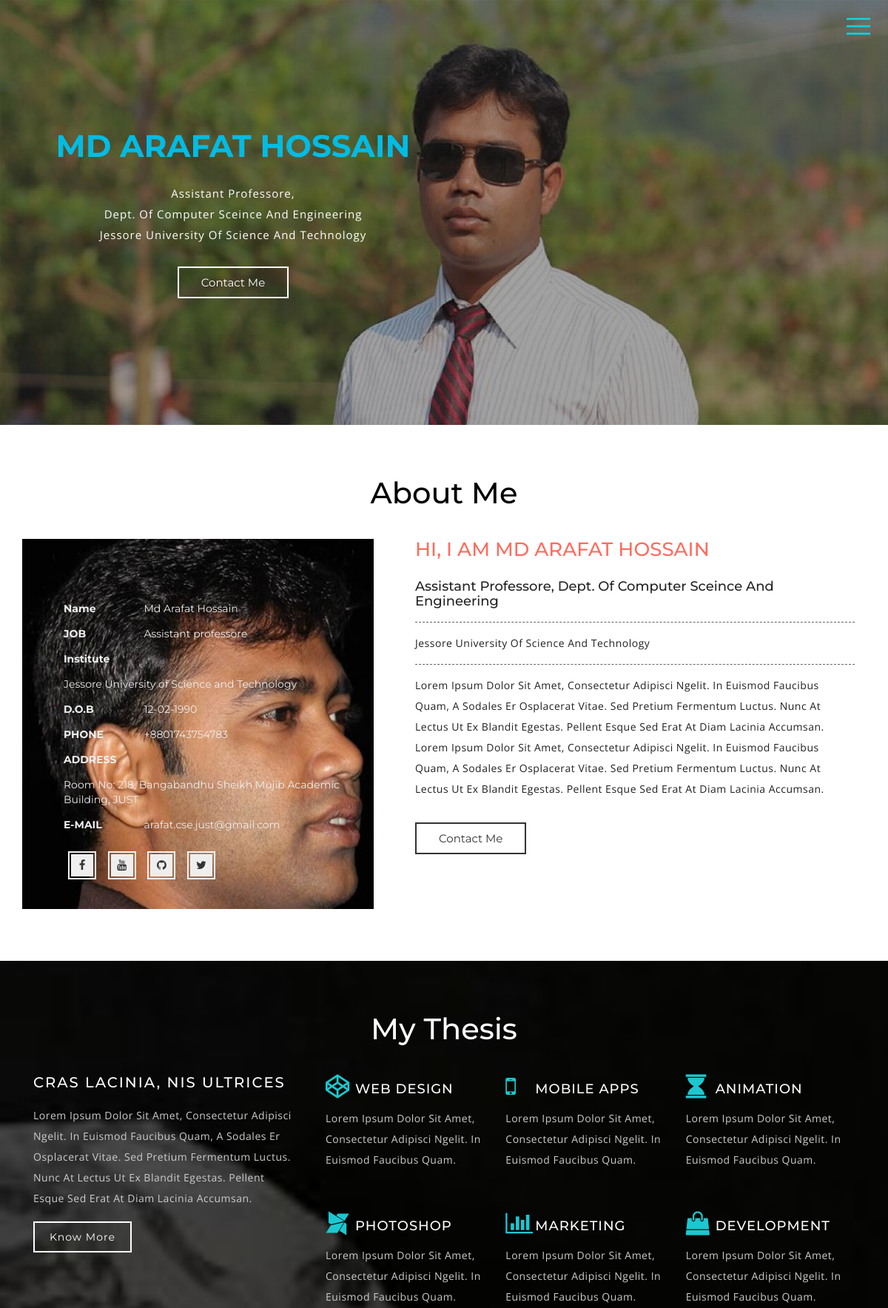
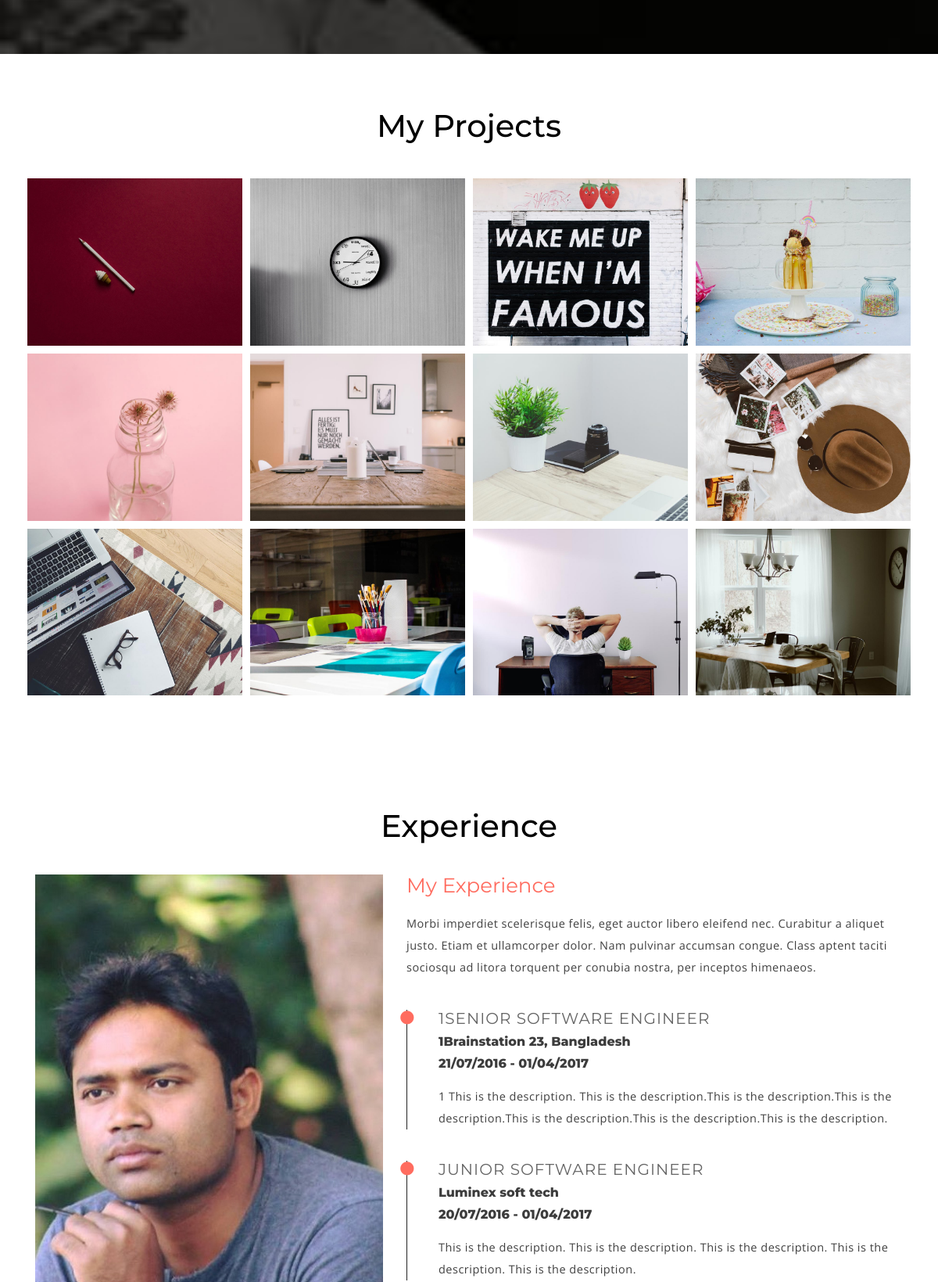
Page /website/index.php (upper part) on the committed database (2 pictures, top to bottom).
### tables this page shows
CREATE TABLE `about_me` (
  `id` int(11) NOT NULL,
  `name` varchar(50) NOT NULL,
  `image` varchar(255) NOT NULL,
  `position` varchar(100) NOT NULL,
  `institute` varchar(255) NOT NULL,
  `dept` varchar(255) NOT NULL,
  `dob` varchar(50) NOT NULL,
  `phone` varchar(255) NOT NULL,
  `email` varchar(255) NOT NULL,
  `address` varchar(255) NOT NULL,
  `about` text NOT NULL,
  `fb_link` varchar(255) NOT NULL,
  `yt_link` varchar(255) NOT NULL,
  `git_link` varchar(255) NOT NULL,
  `tw_link` varchar(255) NOT NULL
);

CREATE TABLE `experience` (
  `id` int(11) NOT NULL,
  `position` varchar(255) NOT NULL,
  `institution` varchar(255) NOT NULL,
  `from_to` varchar(255) NOT NULL,
  `description` text NOT NULL
);

### website/admin/lib/Database.php (called while the page is built, shortened)
<?php
Class Database{
	public $host   = DB_HOST;
	public $user   = DB_USER;
	public $pass   = DB_PASS;
	public $dbname = DB_NAME;
	public $link;
	private function connectDB(){
	$this->link = new mysqli($this->host, $this->user, $this->pass, $this->dbname);
 }
	public function select($query){
		$result = $this->link->query($query) or die($this->link->error.__LINE__);
		if($result->num_rows > 0){
			return $result;
		} else {
			return false;
		}
	}
}

### website/index.php (the view, shortened to what this page needs)
<?php include '/admin/lib/Database.php'; ?>
<?php
    $db = new Database();
?>
<!DOCTYPE html>
<html lang="en">
<head>
<link type="text/css" rel="stylesheet" href="css/cm-overlay.css" />
<link href="css/jquery.fatNav.css" rel="stylesheet" type="text/css">
<link rel="stylesheet" href="css/flexslider.css" type="text/css" media="screen" />
<link rel="stylesheet" href="css/lightbox.css">
	<link rel="stylesheet" href="css/bootstrap.min.css" type="text/css" media="all">
	<link rel="stylesheet" href="css/font-awesome.min.css" />
	<link rel="stylesheet" href="css/style.css" type="text/css" media="all">
</head>
<body id="home">
<div class="w3l-banner">
<div class="wthree-dot">
		<div class="container">
			<div class="flexslider-info">
				<section class="slider col-md-6">
					<div class="flexslider">
						<ul class="slides">
							<li>
							<?php
								$query = "SELECT * FROM about_me WHERE id='1'";
								$data = $db->select($query);
								if($data){
									$result = mysqli_fetch_array($data);
							?>
							<div class="w3l-info">
								<h1><span><?php echo $result['name']; ?></span></h1>
								<p><?php echo $result['position']; ?>,<br/>
								<?php echo $result['dept']; ?><br/>
								<?php echo $result['institute']; ?></p>
								<ul>
									<li><a href="#contact" class="scroll w3l_contact">Contact Me</a></li>
								</ul>
							</div>
						<?php } ?>
							</li>
						</ul>
					</div>
				</section>
				<div class="clearfix"></div>
			</div>
		</div>
	</div>
</div>
<div class="about" id="about">
	<div class="container">
		<h3 class="text-center">About Me</h3>
	<?php
		$query = "SELECT * FROM about_me WHERE id='1'";
		$data = $db->select($query);
		if($data){
			$result = mysqli_fetch_array($data);
	?>
		<div class="col-md-5 about_left">
			<ul class="address">
				<li>
					<ul class="agileits-address-text ">
						<li><b>Name</b></li>
						<li><?php echo $result['name']; ?></li>
					</ul>
				</li>
				<li>
					<ul class="agileits-address-text">
						<li><b>JOB</b></li>
						<li><?php echo $result['position']; ?></li>
					</ul>
				</li>
				<li>
					<ul class="agileits-address-text">
						<li><b>Institute</b></li>
						<li><?php echo $result['institute']; ?></li>
					</ul>
				</li>
				<li>
					<ul class="agileits-address-text ">
						<li><b>D.O.B</b></li>
						<li><?php echo $result['dob']; ?></li>
					</ul>
				</li>
				<li>
					<ul class="agileits-address-text">
						<li><b>PHONE</b></li>
						<li><?php echo $result['phone']; ?></li>
					</ul>
				</li>
				<li>
					<ul class="agileits-address-text">
						<li><b>ADDRESS </b></li>
						<li><?php echo $result['address']; ?></li>
					</ul>
				</li>
				<li>
					<ul class="agileits-address-text">
						<li><b>E-MAIL </b></li>
						<li><a href="#"><?php echo $result['email']; ?></a></li>
					</ul>
				</li>
			</ul>
			<div class="w3-socials about-social">
				<ul>
					<li>
						<a href="<?php echo $result['fb_link']; ?>"><span class="fa fa-facebook"></span></a>
					</li>
					<li>
						<a href="<?php echo $result['yt_link']; ?>"><span class="fa fa-youtube"></span></a>
					</li>
					<li>
						<a href="<?php echo $result['git_link']; ?>"><span class="fa fa-github"></span></a>
					</li>
					<li>
						<a href="<?php echo $result['tw_link']; ?>"><span class="fa fa-twitter"></span></a>
					</li>
				</ul>
			</div>
		</div>
		<div class="col-md-7 about_right">
			<h3>Hi, I am <?php echo $result['name']; ?></h3>
			<h4><?php echo $result['position']; ?>, <?php echo $result['dept']; ?></h4>
			<p><?php echo $result['institute']; ?></p>
			<p><?php echo $result['about']; ?></p>
			<ul>
				<li><a href="#contact" class="w3l scroll">Contact Me</a></li>
			</ul>
		</div>
	<?php } ?>
		<div class="clearfix"></div>
	</div>
</div>
<div class="w3-services" id="services">
	<div class="container">
			<div class="w3-services-grids">
						<h3 class="text-center">My Thesis</h3>
				<div class="col-md-4 w3-services-left-grid">
					<h4>Cras lacinia, nis ultrices</h4>
					<p>Lorem ipsum dolor sit amet, consectetur adipisci ngelit. In euismod faucibus quam, a sodales er osplacerat vitae. Sed pretium fermentum luctus. Nunc at lectus ut ex blandit egestas. Pellent esque sed erat at diam lacinia accumsan. </p>
					<div class="more">
						<a href="#">Know more</a>
					</div>
				</div>
				<div class="col-md-8 w3-services-right-grid">
				<div class="w3-icon-grid-gap1">
					<div class="col-md-4 w3-icon-grid1">
						<i class="fa fa-codepen" aria-hidden="true"></i>
						<h3>Web design</h3>
						<div class="clearfix"></div>
						<p>Lorem ipsum dolor sit amet, consectetur adipisci ngelit. In euismod faucibus quam.</p>
					</div>
					<div class="col-md-4 w3-icon-grid1">
						<i class="fa fa-mobile" aria-hidden="true"></i>
						<h3>Mobile Apps</h3>
						<div class="clearfix"></div>
						<p>Lorem ipsum dolor sit amet, consectetur adipisci ngelit. In euismod faucibus quam.</p>
					</div>
					<div class="col-md-4 w3-icon-grid1">
						<i class="fa fa-hourglass" aria-hidden="true"></i>
						<h3>Animation</h3>
						<div class="clearfix"></div>
						<p>Lorem ipsum dolor sit amet, consectetur adipisci ngelit. In euismod faucibus quam.</p>
					</div>
					<div class="clearfix"></div>
					</div>
					<div class="w3-icon-grid-gap2">
					<div class="col-md-4 w3-icon-grid1">
						<i class="fa fa-modx" aria-hidden="true"></i>
						<h3>Photoshop</h3>
						<div class="clearfix"></div>
						<p>Lorem ipsum dolor sit amet, consectetur adipisci ngelit. In euismod faucibus quam.</p>
					</div>
					<div class="col-md-4 w3-icon-grid1">
						<i class="fa fa-bar-chart" aria-hidden="true"></i>
						<h3>Marketing</h3>
						<div class="clearfix"></div>
						<p>Lorem ipsum dolor sit amet, consectetur adipisci ngelit. In euismod faucibus quam.</p>
					</div>
					<div class="col-md-4 w3-icon-grid1">
						<i class="fa fa-shopping-bag" aria-hidden="true"></i>
						<h3>Development</h3>
						<div class="clearfix"></div>
						<p>Lorem ipsum dolor sit amet, consectetur adipisci ngelit. In euismod faucibus quam.</p>
					</div>
					<div class="clearfix"></div>
					</div>
				</div>
				<div class="clearfix"></div>
		</div>
	</div>
</div>
	<div class="gallery" id="gallery">
		<div class="container">
		<div class="about-head text-center ">
		<h3 class="text-center">My Projects</h3>
		</div>
			<div class="gallery-info">
				<div class="col-md-3 gallery-grids">
					<a href="images/p1.jpg" class="gallery-box" data-lightbox="example-set" data-title="">
						<img src="images/p1.jpg" alt="" class="img-responsive zoom-img">
					</a>
				</div>
				<div class="col-md-3 gallery-grids">
					<a href="images/p2.jpg" class="gallery-box" data-lightbox="example-set" data-title="">
						<img src="images/p2.jpg" alt="" class="img-responsive zoom-img">
					</a>
				</div>
				<div class="col-md-3 gallery-grids">
					<a href="images/p3.jpg" class="gallery-box" data-lightbox="example-set" data-title="">
						<img src="images/p3.jpg" alt="" class="img-responsive zoom-img">
					</a>
				</div>
				<div class="col-md-3 gallery-grids">
					<a href="images/p4.jpg" class="gallery-box" data-lightbox="example-set" data-title="">
						<img src="images/p4.jpg" alt="" class="img-responsive zoom-img">
					</a>
				</div>
				<div class="col-md-3 gallery-grids">
					<a href="images/p5.jpg" class="gallery-box" data-lightbox="example-set" data-title="">
						<img src="images/p5.jpg" alt="" class="img-responsive zoom-img">
					</a>
				</div>
				<div class="col-md-3 gallery-grids">
					<a href="images/p6.jpg" class="gallery-box" data-lightbox="example-set" data-title="">
						<img src="images/p6.jpg" alt="" class="img-responsive zoom-img">
					</a>
				</div>
				<div class="col-md-3 gallery-grids">
					<a href="images/p7.jpg" class="gallery-box" data-lightbox="example-set" data-title="">
						<img src="images/p7.jpg" alt="" class="img-responsive zoom-img">
					</a>
				</div>
				<div class="col-md-3 gallery-grids">
					<a href="images/p8.jpg" class="gallery-box" data-lightbox="example-set" data-title="">
						<img src="images/p8.jpg" alt="" class="img-responsive zoom-img">
					</a>
				</div>
				<div class="col-md-3 gallery-grids">
					<a href="images/p9.jpg" class="gallery-box" data-lightbox="example-set" data-title="">
						<img src="images/p9.jpg" alt="" class="img-responsive zoom-img">
					</a>
				</div>
				<div class="col-md-3 gallery-grids">
					<a href="images/p10.jpg" class="gallery-box" data-lightbox="example-set" data-title="">
						<img src="images/p10.jpg" alt="" class="img-responsive zoom-img">
					</a>
				</div>
				<div class="col-md-3 gallery-grids">
					<a href="images/p11.jpg" class="gallery-box" data-lightbox="example-set" data-title="">
						<img src="images/p11.jpg" alt="" class="img-responsive zoom-img">
					</a>
				</div>
				<div class="col-md-3 gallery-grids">
					<a href="images/p12.jpg" class="gallery-box" data-lightbox="example-set" data-title="">
						<img src="images/p12.jpg" alt="" class="img-responsive zoom-img">
					</a>
				</div>
				<div class="clearfix"> </div>
			</div>
		</div>
</div>
<section class="experience" id="experience">
	<div class="container">
		<h3 class="text-center">Experience</h3>
		<div class="col-md-5 exp_left">
			<img src="images/experience.jpg" alt="" />
		</div>
		<div class="col-md-7 exp_right">
			<h3>My Experience</h3>
			<p>Morbi imperdiet scelerisque felis, eget auctor libero eleifend nec.
			Curabitur a aliquet justo. Etiam et ullamcorper dolor. Nam pulvinar accumsan congue.
			Class aptent taciti sociosqu ad litora torquent per conubia nostra, per inceptos himenaeos.</p>
	<?php
		$query = "SELECT * FROM experience ORDER BY id ASC LIMIT 3";
		$result = $db->select($query);
		if($result){
			while($data = $result->fetch_assoc()){
	?>
			<div class="exp_grids">
				<div class="exp_grid1">
					<h4><?php echo $data['position']; ?></h4>
					<h5><?php echo $data['institution']; ?> </h5>
					<h5><?php echo $data['from_to']; ?> </h5>
					<p><?php echo $data['description']; ?></p>
					<span class="fa fa-circle"></span>
				</div>
			</div>
	<?php } } ?>
		</div>
		<div class="clearfix"></div>
	</div>
</section>
</body>
</html>

### website/css/flexslider.css (style rules this page uses)
.slides, .flex-control-nav, .flex-direction-nav { margin: 0; padding: 0; list-style: none; }
.flexslider .slides > li { display: none; -webkit-backface-visibility: hidden; }
.slides:after { content: "."; display: block; clear: both; visibility: hidden; line-height: 0; height: 0; }
.flexslider { border: 0px; position: relative; zoom: 1; }
.flexslider .slides { zoom: 1; }
.flexslider-info { margin:18em 0em 14em; }

### website/css/lightbox.css (style rules this page uses)
body:after { content: url(../images/close.png) url(../images/prev.png) url(../images/next.png); display: none; }

### rows in the picture
about_me: name "MD ARAFAT HOSSAIN", position "Assistant Professore", dept "Dept. Of Computer Sceince And Engineering", institute "Jessore University Of Science And Technology", name "Md Arafat Hossain", position "Assistant professore", institute "Jessore University of Science and Technology", dob "12-02-1990", phone "+8801743754783", address "Room No: 218, Bangabandhu Sheikh Mujib Academic Building, JUST", email "arafat.cse.just@gmail.com", about "Lorem Ipsum Dolor Sit Amet, Consectetur Adipisci Ngelit. In Euismod Faucibus Quam, A Sodales Er Osplacerat Vitae. Sed Pretium Fermentum Luctus. Nunc At Lectus Ut Ex Blandit Egestas. Pellent Esque Sed Erat At Diam Lacinia Accumsan. Lorem Ipsum Dolor Sit Amet, Consectetur Adipisci Ngelit. In Euismod Faucibus Quam, A Sodales Er Osplacerat Vitae. Sed Pretium Fermentum Luctus. Nunc At Lectus Ut Ex Blandit Egestas. Pellent Esque Sed Erat At Diam Lacinia Accumsan."
experience: position "1SENIOR SOFTWARE ENGINEER", institution "1Brainstation 23, Bangladesh", from_to "21/07/2016 - 01/04/2017", description "1 This is the description. This is the description.This is the description.This is the description.This is the description.This is the description.This is the description."
experience: position "JUNIOR SOFTWARE ENGINEER", institution "Luminex soft tech", from_to "20/07/2016 - 01/04/2017", description "This is the description. This is the description. This is the description. This is the description. This is the description."
